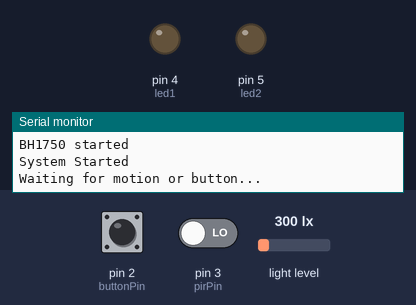
Recording of a sketch running on a simulated Arduino Uno, built with avr-gcc and run on an emulated ATmega328P. On the bench: output pins drawn as LEDs (lit = HIGH), the last lines printed to the serial monitor. The inputs (shaded band) are chosen by the test bench; at power-on: pin 2 (buttonPin) HIGH, pin 3 (pirPin) LOW, light level 300 lx.

Above: at 1.2 s.
1.3 s: pin 2 (buttonPin) pulled LOW for 0.15 s
At 1.6 s:
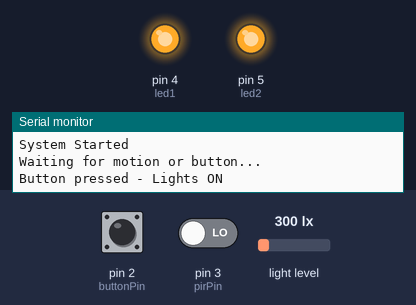
4.4 s: pin 2 (buttonPin) pulled LOW for 1 s
At 5.2 s:
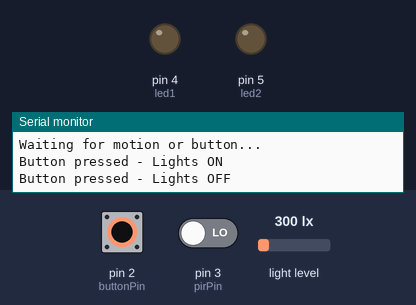
6.9 s: pin 2 (buttonPin) pulled LOW for 3.2 s
At 8.3 s:
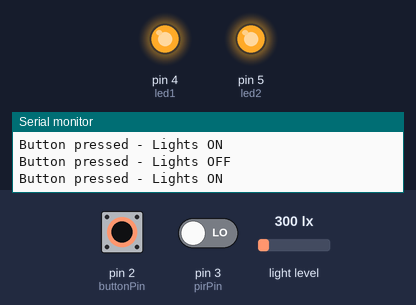
Timing chart, 0 to 9.9 s (numbered marks = the images above; inputs shaded):
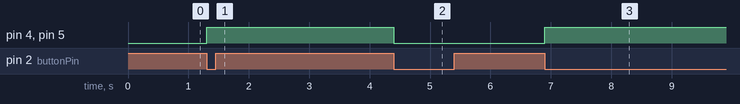

The sketch:

sketch_sep3a.ino
```cpp
#include <Wire.h>
#include <BH1750.h>

BH1750 lightMeter;

// Pin connections
const int pirPin = 3;
const int buttonPin = 2;

const int led1 = 4;
const int led2 = 5;

// Light level below 50 lux is considered dark
const float darknessThreshold = 50.0;

// Interrupt flags
volatile bool motionDetected = false;
volatile bool buttonPressed = false;

// Current LED state
bool lightsOn = false;

// Used for button debounce
unsigned long lastButtonTime = 0;

// PIR interrupt
void motionInterrupt() {
  motionDetected = true;
}

// Button interrupt
void buttonInterrupt() {
  buttonPressed = true;
}

// Turn both LEDs ON
void turnLightsOn() {
  digitalWrite(led1, HIGH);
  digitalWrite(led2, HIGH);
  lightsOn = true;
}

// Turn both LEDs OFF
void turnLightsOff() {
  digitalWrite(led1, LOW);
  digitalWrite(led2, LOW);
  lightsOn = false;
}

void setup() {
  // Start Serial Monitor
  Serial.begin(9600);

  // Configure LEDs
  pinMode(led1, OUTPUT);
  pinMode(led2, OUTPUT);

  // Start with lights OFF
  turnLightsOff();

  // Configure PIR sensor
  pinMode(pirPin, INPUT);

  // Configure button using internal pull-up resistor
  pinMode(buttonPin, INPUT_PULLUP);

  // Start BH1750
  Wire.begin();

  if (lightMeter.begin()) {
    Serial.println("BH1750 started");
  } else {
    Serial.println("BH1750 not detected");
  }

  // Enable PIR interrupt
  attachInterrupt(
    digitalPinToInterrupt(pirPin),
    motionInterrupt,
    RISING
  );

  // Enable button interrupt
  attachInterrupt(
    digitalPinToInterrupt(buttonPin),
    buttonInterrupt,
    FALLING
  );

  Serial.println("System Started");
  Serial.println("Waiting for motion or button...");
}

void loop() {
  // Read the current light level
  float lightLevel = lightMeter.readLightLevel();

  // Handle PIR interrupt
  if (motionDetected) {
    motionDetected = false;

    Serial.println("Motion detected");

    // Automatically turn lights ON only when it is dark
    if (lightLevel < darknessThreshold) {
      turnLightsOn();

      Serial.print("It is dark: ");
      Serial.print(lightLevel);
      Serial.println(" lux");

      Serial.println("Lights ON");
    } else {
      Serial.print("It is bright: ");
      Serial.print(lightLevel);
      Serial.println(" lux");

      Serial.println("Lights remain OFF");
    }
  }

  // Handle button interrupt
  if (buttonPressed) {
    buttonPressed = false;

    // Wait for button bouncing to settle
    if (millis() - lastButtonTime > 200) {

      // Make sure the button is actually pressed
      if (digitalRead(buttonPin) == LOW) {

        // Toggle both LEDs
        if (lightsOn) {
          turnLightsOff();
          Serial.println("Button pressed - Lights OFF");
        } else {
          turnLightsOn();
          Serial.println("Button pressed - Lights ON");
        }

        lastButtonTime = millis();
      }
    }
  }
}
```

Measured:
- after the input at 1.3 s, pin 4 (led1), pin 5 (led2): LOW → HIGH at once
- after the input at 4.4 s, pin 4 (led1), pin 5 (led2): HIGH → LOW at once
- after the input at 6.9 s, pin 4 (led1), pin 5 (led2): LOW → HIGH at once
